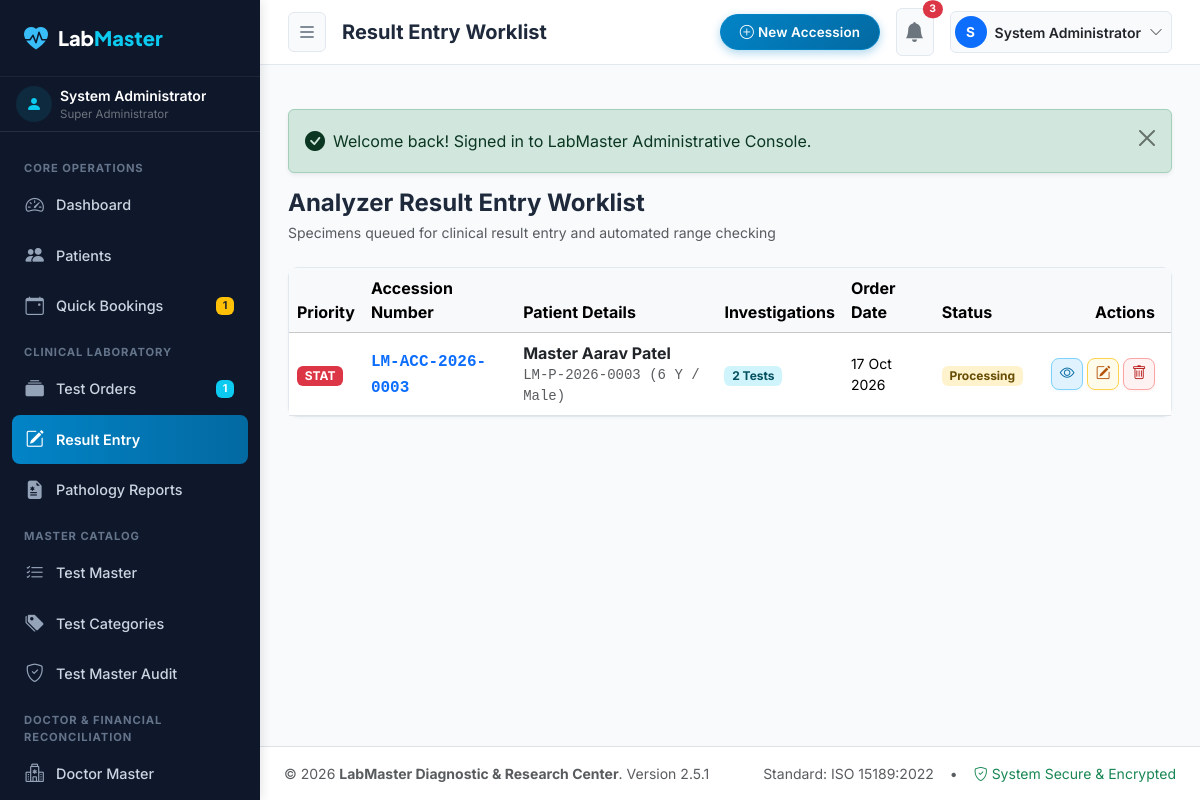
Page /admin/results/index.php (signed in) on the committed database.
### tables this page shows
CREATE TABLE `users` (
  `id` INT AUTO_INCREMENT PRIMARY KEY,
  `role_id` INT NOT NULL,
  `username` VARCHAR(50) NOT NULL UNIQUE,
  `email` VARCHAR(100) NOT NULL UNIQUE,
  `password_hash` VARCHAR(255) NOT NULL,
  `full_name` VARCHAR(100) NOT NULL,
  `phone` VARCHAR(20) NULL,
  `designation` VARCHAR(100) NULL,
  `qualification` VARCHAR(150) NULL,
  `registration_number` VARCHAR(50) NULL,
  `signature_image` VARCHAR(255) NULL,
  `is_active` TINYINT(1) DEFAULT 1,
  `failed_logins` INT DEFAULT 0,
  `lockout_until` DATETIME NULL,
  `last_login` DATETIME NULL,
  `created_at` TIMESTAMP DEFAULT CURRENT_TIMESTAMP,
  `updated_at` TIMESTAMP DEFAULT CURRENT_TIMESTAMP ON UPDATE CURRENT_TIMESTAMP,
  FOREIGN KEY (`role_id`) REFERENCES `roles`(`id`),
  INDEX (`username`),
  INDEX (`email`)
);

CREATE TABLE `roles` (
  `id` INT AUTO_INCREMENT PRIMARY KEY,
  `name` VARCHAR(50) NOT NULL UNIQUE,
  `slug` VARCHAR(50) NOT NULL UNIQUE,
  `description` VARCHAR(255) NULL,
  `is_system` TINYINT(1) DEFAULT 0,
  `created_at` TIMESTAMP DEFAULT CURRENT_TIMESTAMP
);

CREATE TABLE `test_orders` (
  `id` INT AUTO_INCREMENT PRIMARY KEY,
  `accession_number` VARCHAR(50) NOT NULL UNIQUE,
  `patient_id` INT NOT NULL,
  `referring_doctor_id` INT NULL,
  `booking_id` INT NULL,
  `order_date` DATE NOT NULL,
  `priority` ENUM('Routine', 'Urgent', 'Stat') NOT NULL DEFAULT 'Routine',
  `clinical_notes` TEXT NULL,
  `total_amount` DECIMAL(10,2) NOT NULL DEFAULT 0.00,
  `discount_amount` DECIMAL(10,2) NOT NULL DEFAULT 0.00,
  `net_amount` DECIMAL(10,2) NOT NULL DEFAULT 0.00,
  `status` ENUM('Order Created', 'Sample Collected', 'Processing', 'Results Entered', 'Under Review', 'Approved', 'Partially Approved', 'Amended', 'Cancelled') NOT NULL DEFAULT 'Order Created',
  `payment_status` ENUM('Unpaid', 'Partially Paid', 'Paid') NOT NULL DEFAULT 'Unpaid',
  `created_by` INT NULL,
  `created_at` TIMESTAMP DEFAULT CURRENT_TIMESTAMP,
  FOREIGN KEY (`patient_id`) REFERENCES `patients`(`id`),
  FOREIGN KEY (`referring_doctor_id`) REFERENCES `doctors`(`id`) ON DELETE SET NULL,
  FOREIGN KEY (`booking_id`) REFERENCES `bookings`(`id`) ON DELETE SET NULL,
  FOREIGN KEY (`created_by`) REFERENCES `users`(`id`) ON DELETE SET NULL,
  INDEX (`accession_number`),
  INDEX (`patient_id`),
  INDEX (`status`),
  INDEX (`order_date`)
);

CREATE TABLE `patients` (
  `id` INT AUTO_INCREMENT PRIMARY KEY,
  `patient_id` VARCHAR(50) NOT NULL UNIQUE,
  `full_name` VARCHAR(100) NOT NULL,
  `gender` ENUM('Male', 'Female', 'Other') NOT NULL,
  `dob` DATE NULL,
  `age` INT NOT NULL,
  `age_unit` ENUM('Years', 'Months', 'Days') NOT NULL DEFAULT 'Years',
  `phone` VARCHAR(20) NOT NULL,
  `email` VARCHAR(100) NULL,
  `address` TEXT NULL,
  `blood_group` VARCHAR(10) NULL,
  `referring_doctor_id` INT NULL,
  `medical_history` TEXT NULL,
  `password_hash` VARCHAR(255) NULL,
  `created_at` TIMESTAMP DEFAULT CURRENT_TIMESTAMP,
  `updated_at` TIMESTAMP DEFAULT CURRENT_TIMESTAMP ON UPDATE CURRENT_TIMESTAMP,
  FOREIGN KEY (`referring_doctor_id`) REFERENCES `doctors`(`id`) ON DELETE SET NULL,
  INDEX (`patient_id`),
  INDEX (`phone`),
  INDEX (`full_name`)
);

### admin/results/index.php (the view, shortened to what the rows shown need)
<?php
$pageTitle = 'Result Entry Worklist';
require_once dirname(__DIR__) . '/includes/auth_guard.php';
$orders = Database::fetchAll(
    "SELECT o.*, p.full_name as patient_name, p.patient_id as patient_code, p.age, p.gender,
            (SELECT COUNT(*) FROM `test_order_items` oi WHERE oi.order_id = o.id) as item_count
     FROM `test_orders` o
     JOIN `patients` p ON o.patient_id = p.id
     WHERE o.status IN ('Order Created', 'Sample Collected', 'Processing', 'Results Entered')
     ORDER BY (CASE WHEN o.priority = 'Stat' THEN 1 WHEN o.priority = 'Urgent' THEN 2 ELSE 3 END), o.id ASC"
);
require_once dirname(__DIR__) . '/includes/header.php';
?>
<div class="d-flex flex-wrap justify-content-between align-items-center mb-4 gap-2">
  <div>
    <h2 class="h4 fw-bold mb-1">Analyzer Result Entry Worklist</h2>
  </div>
</div>
<div class="admin-card">
  <div class="admin-card-body p-0">
    <div class="table-responsive">
      <table class="table table-hover align-middle mb-0">
        <thead class="table-light">
          <tr>
            <th>Priority</th>
            <th>Accession Number</th>
            <th>Patient Details</th>
            <th>Investigations</th>
            <th>Order Date</th>
            <th>Status</th>
            <th class="text-end text-nowrap pe-3" style="width: 140px;">Actions</th>
          </tr>
        </thead>
        <tbody>
          <?php if (empty($orders)): ?>
            <tr>
              <td colspan="7" class="text-center text-muted py-5">
                <i class="bi bi-check2-all fs-1 text-success d-block mb-2"></i>
                All active accessions have results entered! No pending worklist orders.
              </td>
            </tr>
          <?php else: ?>
            <?php foreach ($orders as $ord): ?>
              <tr>
                <td>
                  <?php if ($ord['priority'] === 'Stat'): ?>
                    <span class="badge bg-danger pulse-alert">STAT</span>
                  <?php elseif ($ord['priority'] === 'Urgent'): ?>
                    <span class="badge bg-warning text-dark">Urgent</span>
                  <?php else: ?>
                    <span class="badge bg-light text-secondary border">Routine</span>
                  <?php endif; ?>
                </td>
                <td>
                  <span class="fw-bold font-monospace text-primary"><?= e($ord['accession_number']) ?></span>
                </td>
                <td>
                  <div class="fw-bold text-dark"><?= e($ord['patient_name']) ?></div>
                  <div class="small text-muted font-monospace"><?= e($ord['patient_code']) ?> (<?= $ord['age'] ?> Y / <?= e($ord['gender']) ?>)</div>
                </td>
                <td>
                  <span class="badge bg-info-subtle text-info-emphasis"><?= $ord['item_count'] ?> Tests</span>
                </td>
                <td class="small"><?= format_date($ord['order_date']) ?></td>
                <td>
                  <span class="badge bg-warning-subtle text-warning-emphasis"><?= e($ord['status']) ?></span>
                </td>
                <td class="text-end text-nowrap pe-3">
                  <div class="d-inline-flex align-items-center justify-content-end gap-1">
                    <a href="<?= ADMIN_URL ?>/orders/view.php?id=<?= $ord['id'] ?>" class="btn btn-sm btn-outline-primary btn-action-icon" title="View Order Details">
                      <i class="bi bi-eye"></i>
                    </a>
                    <a href="<?= ADMIN_URL ?>/results/enter.php?order_id=<?= $ord['id'] ?>" class="btn btn-sm btn-outline-warning btn-action-icon" title="Enter / Edit Results">
                      <i class="bi bi-pencil-square"></i>
                    </a>
                    <form method="POST" action="<?= ADMIN_URL ?>/results/index.php" class="d-inline m-0 p-0" onsubmit="return confirm('Are you sure you want to cancel / remove order <?= e($ord['accession_number']) ?>?');">
                      <button type="submit" class="btn btn-sm btn-outline-danger btn-action-icon" title="Cancel / Remove Order">
                        <i class="bi bi-trash"></i>
                      </button>
                    </form>
                  </div>
                </td>
              </tr>
            <?php endforeach; ?>
          <?php endif; ?>
        </tbody>
      </table>
    </div>
  </div>
</div>
<?php require_once dirname(__DIR__) . '/includes/footer.php'; ?>

### admin/includes/header.php (shortened to what the rows shown need)
<?php
require_once __DIR__ . '/auth_guard.php';
$pageTitle = $pageTitle ?? 'Admin Control Center';
?>
<!DOCTYPE html>
<html lang="en">
<head>
  <link href="https://cdn.jsdelivr.net/npm/bootstrap@5.3.3/dist/css/bootstrap.min.css" rel="stylesheet">
  <link rel="stylesheet" href="https://cdn.jsdelivr.net/npm/bootstrap-icons@1.11.3/font/bootstrap-icons.min.css">
  <link rel="stylesheet" href="<?= ASSETS_URL ?>/css/admin.css?v=<?= APP_VERSION ?>">
</head>
<body class="admin-body">
  <?php require_once __DIR__ . '/sidebar.php'; ?>
  <div class="admin-wrapper">
    <header class="admin-topbar">
      <div class="d-flex align-items-center gap-3">
        <h1 class="h5 mb-0 fw-bold d-none d-md-block text-truncate" style="max-width: 450px;">
          <?= e($pageTitle) ?>
        </h1>
      </div>
      <div class="d-flex align-items-center gap-3">
        <div class="dropdown">
          <button class="btn btn-light border-0 d-flex align-items-center gap-2 p-1 pe-2 rounded-pill" type="button" data-bs-toggle="dropdown" aria-expanded="false">
            <div class="rounded-circle bg-primary text-white d-flex align-items-center justify-content-center" style="width: 32px; height: 32px; font-size: 0.85rem; font-weight: 700;">
              <?= strtoupper(substr($currentUser['full_name'], 0, 1)) ?>
            </div>
            <span class="small fw-semibold text-dark d-none d-md-inline"><?= e($currentUser['full_name']) ?></span>
            <i class="bi bi-chevron-down text-muted small"></i>
          </button>
        </div>
      </div>
    </header>
    <main class="admin-content">

### admin/includes/sidebar.php (shortened to what the rows shown need)
<aside class="admin-sidebar">
  <div class="px-3 py-2 border-bottom border-secondary border-opacity-25 d-flex align-items-center gap-2">
    <div class="overflow-hidden">
      <div class="text-white text-truncate fw-semibold small"><?= e($currentUser['full_name']) ?></div>
      <div class="text-secondary text-truncate" style="font-size: 0.72rem;"><?= e($currentUser['role_name']) ?></div>
    </div>
  </div>
</aside>

### rows in the picture
users: full_name "System Administrator", role.name "Super Administrator", full_name "S"
test_orders: priority "STAT", accession_number "LM-ACC-2026-0003", patient.full_name "Master Aarav Patel", patient.patient_id "LM-P-2026-0003", patient.age "6", patient.gender "Male", item_count "2", order_date "17 Oct 2026", status "Processing"

### other values in the picture
$pendingBookingsCount "1"
$ordersProcessingCount "1"
$pageTitle "Result Entry Worklist"
$unreadNotifCount "3"
$flash['message'] "Welcome back! Signed in to LabMaster Administrative Console."
Settings::get('lab_name', 'LabMaster Diagnostics') "LabMaster Diagnostic & Research Center"
APP_VERSION "2.5.1"
